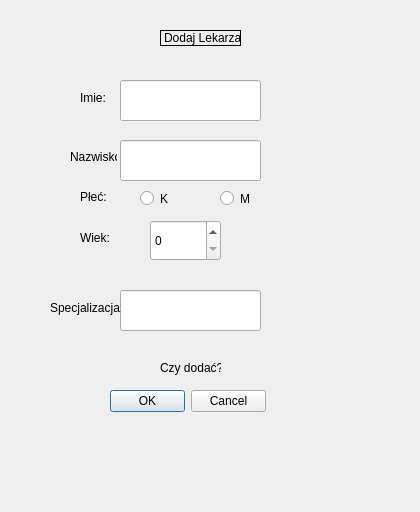
<?xml version="1.0" encoding="UTF-8"?>
<ui version="4.0">
 <class>LekarzDialog</class>
 <widget class="QDialog" name="LekarzDialog">
  <property name="geometry">
   <rect>
    <x>0</x>
    <y>0</y>
    <width>420</width>
    <height>512</height>
   </rect>
  </property>
  <property name="windowTitle">
   <string>Dialog</string>
  </property>
  <widget class="QLabel" name="label">
   <property name="geometry">
    <rect>
     <x>160</x>
     <y>30</y>
     <width>81</width>
     <height>16</height>
    </rect>
   </property>
   <property name="layoutDirection">
    <enum>Qt::LeftToRight</enum>
   </property>
   <property name="frameShape">
    <enum>QFrame::Box</enum>
   </property>
   <property name="text">
    <string>Dodaj Lekarza</string>
   </property>
  </widget>
  <widget class="QLineEdit" name="lineImieL">
   <property name="geometry">
    <rect>
     <x>120</x>
     <y>80</y>
     <width>141</width>
     <height>41</height>
    </rect>
   </property>
  </widget>
  <widget class="QLineEdit" name="lineNazwiskoL">
   <property name="geometry">
    <rect>
     <x>120</x>
     <y>140</y>
     <width>141</width>
     <height>41</height>
    </rect>
   </property>
  </widget>
  <widget class="QRadioButton" name="radioK">
   <property name="geometry">
    <rect>
     <x>140</x>
     <y>190</y>
     <width>82</width>
     <height>17</height>
    </rect>
   </property>
   <property name="text">
    <string>K</string>
   </property>
  </widget>
  <widget class="QRadioButton" name="radioM">
   <property name="geometry">
    <rect>
     <x>220</x>
     <y>190</y>
     <width>82</width>
     <height>17</height>
    </rect>
   </property>
   <property name="text">
    <string>M</string>
   </property>
  </widget>
  <widget class="QSpinBox" name="spinWiek">
   <property name="geometry">
    <rect>
     <x>150</x>
     <y>220</y>
     <width>71</width>
     <height>41</height>
    </rect>
   </property>
  </widget>
  <widget class="QLineEdit" name="lineSpecjalizacjaL">
   <property name="geometry">
    <rect>
     <x>120</x>
     <y>290</y>
     <width>141</width>
     <height>41</height>
    </rect>
   </property>
  </widget>
  <widget class="QLabel" name="label_2">
   <property name="geometry">
    <rect>
     <x>80</x>
     <y>90</y>
     <width>31</width>
     <height>16</height>
    </rect>
   </property>
   <property name="text">
    <string>Imie:</string>
   </property>
  </widget>
  <widget class="QLabel" name="label_3">
   <property name="geometry">
    <rect>
     <x>70</x>
     <y>150</y>
     <width>47</width>
     <height>13</height>
    </rect>
   </property>
   <property name="text">
    <string>Nazwisko:</string>
   </property>
  </widget>
  <widget class="QLabel" name="label_4">
   <property name="geometry">
    <rect>
     <x>80</x>
     <y>190</y>
     <width>47</width>
     <height>13</height>
    </rect>
   </property>
   <property name="text">
    <string>Płeć:</string>
   </property>
  </widget>
  <widget class="QLabel" name="label_5">
   <property name="geometry">
    <rect>
     <x>80</x>
     <y>230</y>
     <width>31</width>
     <height>16</height>
    </rect>
   </property>
   <property name="text">
    <string>Wiek:</string>
   </property>
  </widget>
  <widget class="QLabel" name="label_6">
   <property name="geometry">
    <rect>
     <x>50</x>
     <y>300</y>
     <width>71</width>
     <height>16</height>
    </rect>
   </property>
   <property name="text">
    <string>Specjalizacja:</string>
   </property>
  </widget>
  <widget class="QDialogButtonBox" name="buttonBox">
   <property name="geometry">
    <rect>
     <x>110</x>
     <y>390</y>
     <width>156</width>
     <height>23</height>
    </rect>
   </property>
   <property name="standardButtons">
    <set>QDialogButtonBox::Cancel|QDialogButtonBox::Ok</set>
   </property>
  </widget>
  <widget class="QLabel" name="label_7">
   <property name="geometry">
    <rect>
     <x>160</x>
     <y>360</y>
     <width>61</width>
     <height>16</height>
    </rect>
   </property>
   <property name="text">
    <string>Czy dodać?</string>
   </property>
  </widget>
 </widget>
 <resources/>
 <connections/>
</ui>
